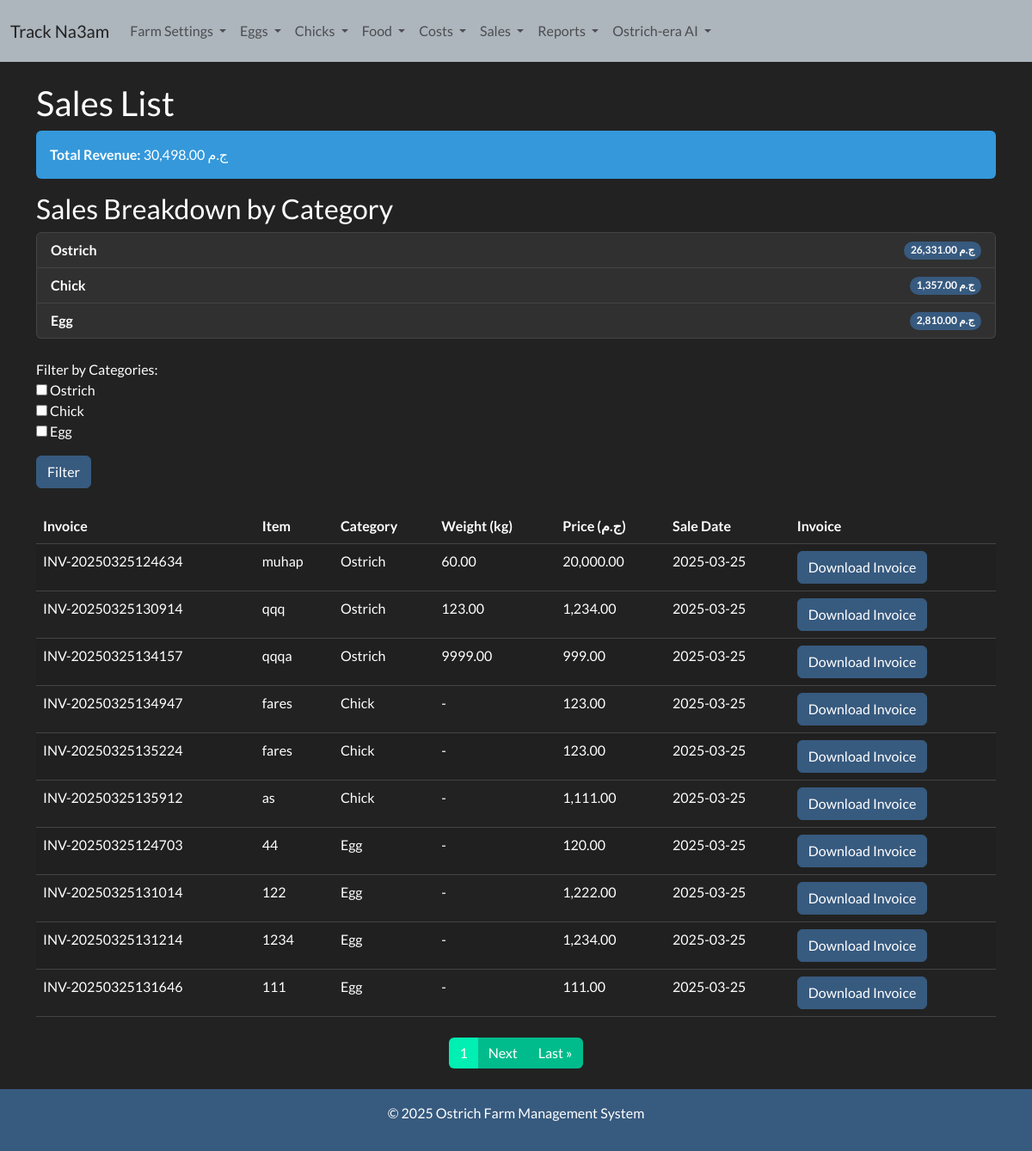
/sales/list/, run on the app's committed database.
### ostrich/models.py (models this page shows, shortened)
class OstrichSale(models.Model):
    ostrich = models.ForeignKey(Ostrich, on_delete=models.CASCADE)
    weight_kg = models.DecimalField(max_digits=6, decimal_places=2)
    price = models.DecimalField(max_digits=10, decimal_places=2)
    sale_date = models.DateField(default=timezone.now)
    invoice_number = models.CharField(max_length=20, unique=True, blank=True)

class ChickSale(models.Model):
    chick = models.ForeignKey(Chick, on_delete=models.CASCADE)
    price = models.DecimalField(max_digits=10, decimal_places=2)
    sale_date = models.DateField(default=timezone.now)
    invoice_number = models.CharField(max_length=20, unique=True, blank=True)

class EggSale(models.Model):
    egg = models.ForeignKey(Egg, on_delete=models.CASCADE)
    price = models.DecimalField(max_digits=10, decimal_places=2)
    sale_date = models.DateField(default=timezone.now)
    invoice_number = models.CharField(max_length=20, unique=True, blank=True)

### ostrich/views.py (the view)
# urls.py: path('sales/list/', views.sales_list, name='sales_list'),
def sales_list(request):
    ostrich_sales = OstrichSale.objects.all().values('id', 'invoice_number', 'ostrich__name', 'weight_kg', 'price', 'sale_date')
    chick_sales = ChickSale.objects.all().values('id', 'invoice_number', 'chick__name', 'price', 'sale_date')
    egg_sales = EggSale.objects.all().values('id', 'invoice_number', 'egg__egg_code', 'price', 'sale_date')
    all_sales = []
    for sale in ostrich_sales:
        all_sales.append({
            'id': sale['id'],
            'invoice_number': sale['invoice_number'],
            'item': sale['ostrich__name'],
            'weight': sale['weight_kg'],
            'price': sale['price'],
            'sale_date': sale['sale_date'],
            'category': 'Ostrich'
        })
    for sale in chick_sales:
        all_sales.append({
            'id': sale['id'],
            'invoice_number': sale['invoice_number'],
            'item': sale['chick__name'],
            'weight': None,  # Chicks do not have weight in sales
            'price': sale['price'],
            'sale_date': sale['sale_date'],
            'category': 'Chick'
        })
    for sale in egg_sales:
        all_sales.append({
            'id': sale['id'],
            'invoice_number': sale['invoice_number'],
            'item': sale['egg__egg_code'],
            'weight': None,  # Eggs do not have weight in sales
            'price': sale['price'],
            'sale_date': sale['sale_date'],
            'category': 'Egg'
        })
    selected_categories = request.GET.getlist('categories')
    if selected_categories:
        all_sales = [sale for sale in all_sales if sale['category'] in selected_categories]
    all_sales = sorted(all_sales, key=lambda x: x['sale_date'], reverse=True)
    paginator = Paginator(all_sales, 10)  # 10 sales per page
    page_number = request.GET.get('page')
    page_sales = paginator.get_page(page_number)
    total_revenue = sum(sale['price'] for sale in all_sales)
    category_totals = []
    for category in ['Ostrich', 'Chick', 'Egg']:
        category_total = sum(sale['price'] for sale in all_sales if sale['category'] == category)
        category_totals.append({'category_name': category, 'total': category_total})
    context = {
        'page_sales': page_sales,
        'total_revenue': total_revenue,
        'category_totals': category_totals,
        'selected_categories': selected_categories,
    }
    return render(request, 'sales/sales_list.html', context)

### templates/sales/sales_list.html (shortened to what this page needs)
{% extends 'base.html' %}
{% load humanize %}
{% block content %}
<h2>Sales List</h2>
<div class="alert alert-info">
    <strong>Total Revenue:</strong> {{ total_revenue|floatformat:2|intcomma }} ج.م
</div>
<h3>Sales Breakdown by Category</h3>
<ul class="list-group">
    {% for category_total in category_totals %}
    <li class="list-group-item d-flex justify-content-between align-items-center">
        <strong>{{ category_total.category_name }}</strong>
        <span class="badge bg-primary rounded-pill">{{ category_total.total|floatformat:2|intcomma }} ج.م</span>
    </li>
    {% endfor %}
</ul>
<form method="get" class="mt-4">
    <div class="mb-3">
        <label>Filter by Categories:</label><br>
        <input type="checkbox" name="categories" value="Ostrich" {% if "Ostrich" in selected_categories %}checked{% endif %}>
        <label>Ostrich</label><br>
        <input type="checkbox" name="categories" value="Chick" {% if "Chick" in selected_categories %}checked{% endif %}>
        <label>Chick</label><br>
        <input type="checkbox" name="categories" value="Egg" {% if "Egg" in selected_categories %}checked{% endif %}>
        <label>Egg</label><br>
    </div>
    <button type="submit" class="btn btn-primary">Filter</button>
</form>
<table class="table table-striped mt-4">
    <thead>
        <tr>
            <th>Invoice</th>
            <th>Item</th>
            <th>Category</th>
            <th>Weight (kg)</th>
            <th>Price (ج.م)</th>
            <th>Sale Date</th>
            <th>Invoice</th>
        </tr>
    </thead>
    <tbody>
        {% for sale in page_sales %}
        <tr>
            <td>{{ sale.invoice_number }}</td>
            <td>{{ sale.item }}</td>
            <td>{{ sale.category }}</td>
            <td>{% if sale.weight %}{{ sale.weight }}{% else %}-{% endif %}</td>
            <td>{{ sale.price|floatformat:2|intcomma }}</td>
            <td>{{ sale.sale_date|date:"Y-m-d" }}</td>
            <td>
                {% if sale.category == "Ostrich" %}
                    <a href="{% url 'generate_ostrich_invoice' sale.id %}" class="btn btn-primary">Download Invoice</a>
                {% elif sale.category == "Chick" %}
                    <a href="{% url 'generate_chick_invoice' sale.id %}" class="btn btn-primary">Download Invoice</a>
                {% elif sale.category == "Egg" %}
                    <a href="{% url 'generate_egg_invoice' sale.id %}" class="btn btn-primary">Download Invoice</a>
                {% endif %}
            </td>
        </tr>
        {% empty %}
        <tr>
            <td colspan="7" class="text-center">No sales recorded.</td>
        </tr>
        {% endfor %}
    </tbody>
</table>
<nav aria-label="Page navigation" class="mt-4">
    <ul class="pagination justify-content-center">
        <li class="page-item active"><span class="page-link">{{ page_sales.number }}</span></li>
        {% if page_sales.has_next %}
        <li class="page-item"><a class="page-link" href="?page={{ page_sales.next_page_number }}">Next</a></li>
        <li class="page-item"><a class="page-link" href="?page={{ page_sales.paginator.num_pages }}">Last &raquo;</a></li>
        {% endif %}
    </ul>
</nav>
{% endblock %}

### data on the page
OstrichSale: invoice_number "INV-20250325124634", weight "60.00", price "20,000.00", sale_date "2025-03-25"
OstrichSale: invoice_number "INV-20250325130914", weight "123.00", price "1,234.00", sale_date "2025-03-25"
OstrichSale: invoice_number "INV-20250325134157", weight "9999.00", price "999.00", sale_date "2025-03-25"
ChickSale: invoice_number "INV-20250325134947", price "123.00", sale_date "2025-03-25"
ChickSale: invoice_number "INV-20250325135224", price "123.00", sale_date "2025-03-25"
ChickSale: invoice_number "INV-20250325135912", price "1,111.00", sale_date "2025-03-25"
EggSale: invoice_number "INV-20250325124703", price "120.00", sale_date "2025-03-25"
EggSale: invoice_number "INV-20250325131014", price "1,222.00", sale_date "2025-03-25"
EggSale: invoice_number "INV-20250325131214", price "1,234.00", sale_date "2025-03-25"
EggSale: invoice_number "INV-20250325131646", price "111.00", sale_date "2025-03-25"

### other printed values
{{ total_revenue|floatformat:2|intcomma }} "30,498.00"
{{ category_total.category_name }} "Ostrich" "Chick" "Egg"
{{ category_total.total|floatformat:2|intcomma }} "26,331.00" "1,357.00" "2,810.00"
{{ sale.item }} "muhap" "qqq" "qqqa" "fares" "fares" "as" "44" "122" "1234" "111"
{{ sale.category }} "Ostrich" "Ostrich" "Ostrich" "Chick" "Chick" "Chick" "Egg" "Egg" "Egg" "Egg"
{{ page_sales.number }} "1"
